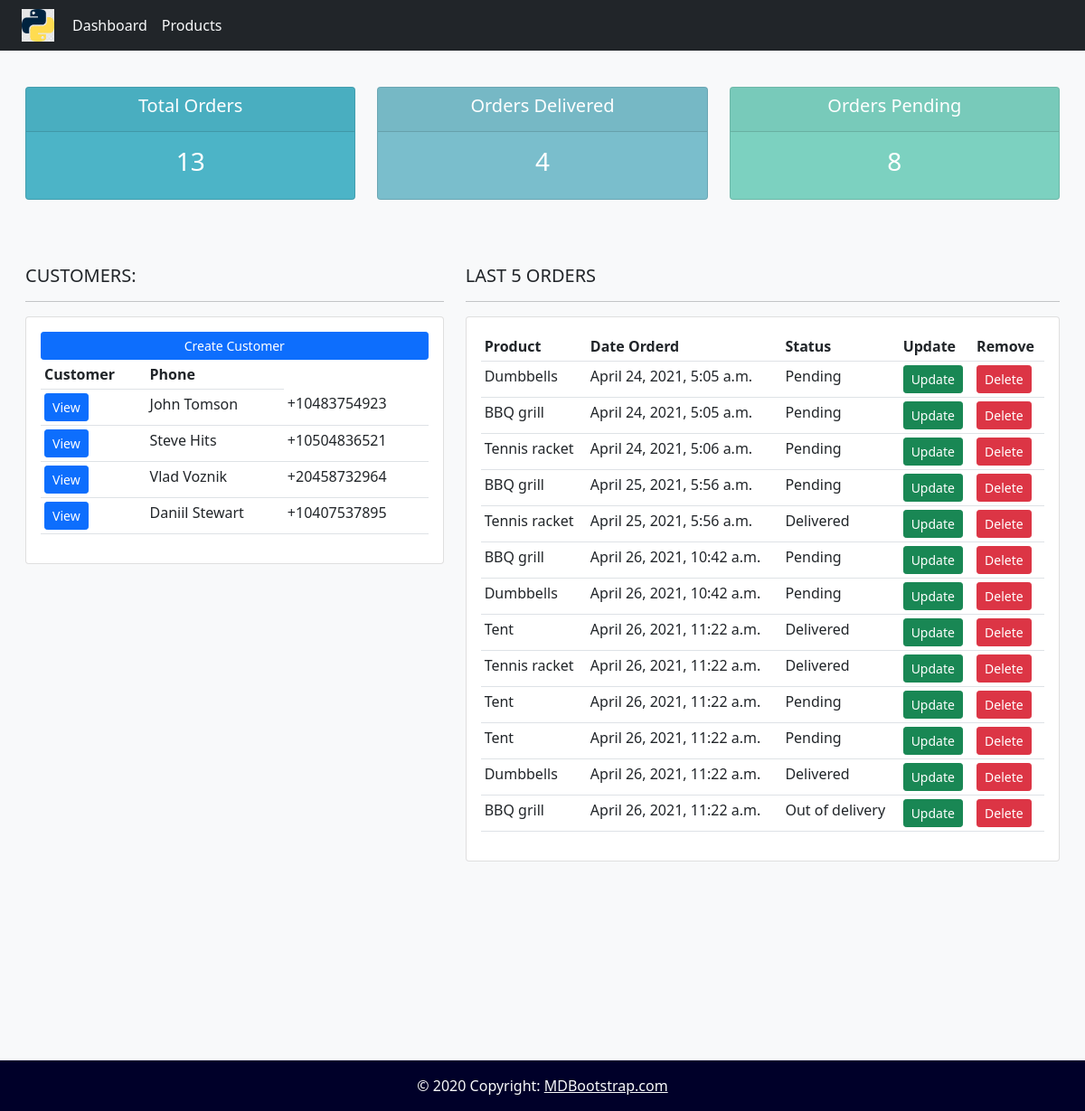
The page / on the database its author committed.
### accounts/models.py (models this page shows, shortened)
class Customer(models.Model):
	name					= models.CharField(max_length = 50)
	email 					= models.EmailField(max_length = 250)
	phone_number 			= models.CharField(max_length = 12)
	date_created			= models.DateTimeField(auto_now_add = True ,null = True)
	class Meta:
		verbose_name = "Customer"
		verbose_name_plural = "Customers"

class Order(models.Model):
	STATUS = (
		('Pending','Pending'),
		('Out of delivery','Out of delivery'),
		('Delivered','Delivered')
		)
	customer 			= models.ForeignKey(Customer, null = True, on_delete=models.SET_NULL)
	product 			= models.ForeignKey(Product, null = True, on_delete=models.SET_NULL)
	date_created		= models.DateTimeField(auto_now_add = True, null = True)
	status 				= models.CharField(max_length = 100, choices = STATUS)
	note 				= models.CharField(max_length = 1000, null = True)
	class Meta:
		verbose_name = "Order"
		verbose_name_plural = "Orders"

class Product(models.Model):
	CATEGORY = (
		('Indoor','Indoor'),
		('Out door','Outdoor'),
		)
	name 				= models.CharField(max_length = 200, null = True)
	price 				= models.FloatField(null = True)
	category 			= models.CharField(max_length = 200, null = True, choices = CATEGORY)
	description 		= models.CharField(max_length = 200, null = True)
	date_created		= models.DateTimeField(auto_now_add = True, null = True)
	tag 				= models.ManyToManyField(Tag)
	def __str__(self):
		return self.name
	class Meta:
		verbose_name = "Product"
		verbose_name_plural = "Products"

### accounts/views.py (the view)
# urls.py: path('', views.homepage, name = 'home' ),
def homepage(request):
	customers = Customer.objects.all()
	orders = Order.objects.all()
	total_orders = orders.count()
	orders_delivered = Order.objects.filter(status="Delivered").count()
	orders_pending = Order.objects.filter(status="Pending").count()
	return render(request,'accounts/home.html',
		{"customers":customers,
		"orders":orders,
		"total_orders":total_orders,
		"orders_delivered":orders_delivered,
		"orders_pending":orders_pending,
		}
		)

### accounts/templates/accounts/home.html
{% extends 'base.html' %}
{% block content %}
{%  include 'accounts/status.html' %}
<br>
<div class="row w-85 p-3 mx-auto">
	<div class="col-md-5">
		<h5>CUSTOMERS:</h5>
		<hr>
		<div class="card card-body">
			<a class="btn btn-primary  btn-sm btn-block" href="">Create Customer</a>
			<table class="table table-sm">
				<tr>
					<th>Customer</th>
					<th>Phone</th>
				</tr>
				{% for i in customers %}
				<tr>
					<td><a class="btn btn-sm btn-primary" href="{% url 'customer' i.id %}">View</a></td>
					<td>{{ i.name }}</td>
					<td>{{ i.phone_number }}</td>
				</tr>
				{% endfor %}
			</table>
		</div>
	</div>
	<div class="col-md-7">
		<h5>LAST 5 ORDERS</h5>
		<hr>
		<div class="card card-body">
			<table class="table table-sm">
				<tr>
					<th>Product</th>
					<th>Date Orderd</th>
					<th>Status</th>
					<th>Update</th>
					<th>Remove</th>
				</tr>
				{% for order in orders %}
				<tr>
					<td>{{ order.product }}</td>
					<td>{{ order.date_created }}</td>
					<td>{{ order.status }}</td>
					<td><a class="btn btn-sm btn-success" href="{% url 'update_order' order.id %}">Update</a></td>
					<td><a class="btn btn-sm btn-danger" href="{% url 'delete_order' order.id %}">Delete</a></td>
				</tr>
				{% endfor %}
			</table>
		</div>
	</div>
</div>
{% endblock content %}

### static/css/status.css (style rules this page uses)
body { background-color: #ebeff5; }

### rows shown on the page
Customer: name "John Tomson", phone_number "+10483754923"
Customer: name "Steve Hits", phone_number "+10504836521"
Customer: name "Vlad Voznik", phone_number "+20458732964"
Customer: name "Daniil Stewart", phone_number "+10407537895"
Order: product "Dumbbells", date_created "April 24, 2021, 5:05 a.m.", status "Pending"
Order: product "BBQ grill", date_created "April 24, 2021, 5:05 a.m.", status "Pending"
Order: product "Tennis racket", date_created "April 24, 2021, 5:06 a.m.", status "Pending"
Order: product "BBQ grill", date_created "April 25, 2021, 5:56 a.m.", status "Pending"
Order: product "Tennis racket", date_created "April 25, 2021, 5:56 a.m.", status "Delivered"
Order: product "BBQ grill", date_created "April 26, 2021, 10:42 a.m.", status "Pending"
Order: product "Dumbbells", date_created "April 26, 2021, 10:42 a.m.", status "Pending"
Order: product "Tent", date_created "April 26, 2021, 11:22 a.m.", status "Delivered"
Order: product "Tennis racket", date_created "April 26, 2021, 11:22 a.m.", status "Delivered"
Order: product "Tent", date_created "April 26, 2021, 11:22 a.m.", status "Pending"
Order: product "Tent", date_created "April 26, 2021, 11:22 a.m.", status "Pending"
Order: product "Dumbbells", date_created "April 26, 2021, 11:22 a.m.", status "Delivered"
Order: product "BBQ grill", date_created "April 26, 2021, 11:22 a.m.", status "Out of delivery"

### other values the page prints
{{ total_orders }} "13"
{{ orders_delivered }} "4"
{{ orders_pending }} "8"
